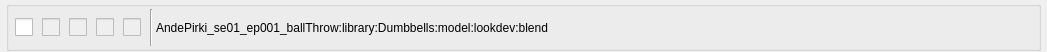
<?xml version="1.0" encoding="UTF-8"?>
<ui version="4.0">
 <class>Form</class>
 <widget class="QWidget" name="Form">
  <property name="geometry">
   <rect>
    <x>0</x>
    <y>0</y>
    <width>1047</width>
    <height>52</height>
   </rect>
  </property>
  <property name="sizePolicy">
   <sizepolicy hsizetype="MinimumExpanding" vsizetype="MinimumExpanding">
    <horstretch>0</horstretch>
    <verstretch>0</verstretch>
   </sizepolicy>
  </property>
  <layout class="QHBoxLayout" name="horizontalLayout">
   <property name="spacing">
    <number>1</number>
   </property>
   <property name="leftMargin">
    <number>6</number>
   </property>
   <property name="topMargin">
    <number>1</number>
   </property>
   <property name="rightMargin">
    <number>6</number>
   </property>
   <property name="bottomMargin">
    <number>1</number>
   </property>
   <item>
    <widget class="QGroupBox" name="groupBox">
     <property name="sizePolicy">
      <sizepolicy hsizetype="MinimumExpanding" vsizetype="MinimumExpanding">
       <horstretch>0</horstretch>
       <verstretch>0</verstretch>
      </sizepolicy>
     </property>
     <property name="minimumSize">
      <size>
       <width>0</width>
       <height>50</height>
      </size>
     </property>
     <property name="title">
      <string/>
     </property>
     <layout class="QHBoxLayout" name="horizontalLayout_2">
      <property name="spacing">
       <number>3</number>
      </property>
      <property name="leftMargin">
       <number>6</number>
      </property>
      <property name="topMargin">
       <number>2</number>
      </property>
      <property name="bottomMargin">
       <number>2</number>
      </property>
      <item>
       <widget class="QCheckBox" name="checkBoxStar">
        <property name="sizePolicy">
         <sizepolicy hsizetype="Fixed" vsizetype="Fixed">
          <horstretch>0</horstretch>
          <verstretch>0</verstretch>
         </sizepolicy>
        </property>
        <property name="focusPolicy">
         <enum>Qt::NoFocus</enum>
        </property>
        <property name="styleSheet">
         <string notr="true">QCheckBox::indicator {
 width: 18px;
 height: 18px;
}

QCheckBox::indicator:checked
{
  image: url(/home/shrinidhi/bin/gitHub/rbhus/etc/icons/ic_action_star_active.png);
}
QCheckBox::indicator:unchecked
{
  image: url(/home/shrinidhi/bin/gitHub/rbhus/etc/icons/ic_action_star_inactive.png);
}</string>
        </property>
        <property name="text">
         <string/>
        </property>
       </widget>
      </item>
      <item>
       <widget class="QCheckBox" name="checkBoxNotes">
        <property name="enabled">
         <bool>false</bool>
        </property>
        <property name="sizePolicy">
         <sizepolicy hsizetype="Fixed" vsizetype="Fixed">
          <horstretch>0</horstretch>
          <verstretch>0</verstretch>
         </sizepolicy>
        </property>
        <property name="focusPolicy">
         <enum>Qt::NoFocus</enum>
        </property>
        <property name="styleSheet">
         <string notr="true">QCheckBox::indicator {
 width: 18px;
 height: 18px;
}

QCheckBox::indicator:checked
{
  image: url(/home/shrinidhi/bin/gitHub/rbhus/etc/icons/notes_true.png);
}
QCheckBox::indicator:unchecked
{
  image: url(/home/shrinidhi/bin/gitHub/rbhus/etc/icons/notes_false.png);
}</string>
        </property>
        <property name="text">
         <string/>
        </property>
       </widget>
      </item>
      <item>
       <widget class="QCheckBox" name="checkBoxReview">
        <property name="enabled">
         <bool>false</bool>
        </property>
        <property name="sizePolicy">
         <sizepolicy hsizetype="Fixed" vsizetype="Fixed">
          <horstretch>0</horstretch>
          <verstretch>0</verstretch>
         </sizepolicy>
        </property>
        <property name="focusPolicy">
         <enum>Qt::NoFocus</enum>
        </property>
        <property name="styleSheet">
         <string notr="true">QCheckBox::indicator {
 width: 18px;
 height: 18px;
}

QCheckBox::indicator:checked
{
  image: url(/home/shrinidhi/bin/gitHub/rbhus/etc/icons/review_approved.png);
}
QCheckBox::indicator:indeterminate
{
  image: url(/home/shrinidhi/bin/gitHub/rbhus/etc/icons/review_inprogress.png);
}
QCheckBox::indicator:unchecked
{
  image: url(/home/shrinidhi/bin/gitHub/rbhus/etc/icons/review_notdone.png);
}</string>
        </property>
        <property name="text">
         <string/>
        </property>
        <property name="checked">
         <bool>false</bool>
        </property>
        <property name="tristate">
         <bool>true</bool>
        </property>
       </widget>
      </item>
      <item>
       <widget class="QCheckBox" name="checkBoxPublish">
        <property name="enabled">
         <bool>false</bool>
        </property>
        <property name="sizePolicy">
         <sizepolicy hsizetype="Fixed" vsizetype="Fixed">
          <horstretch>0</horstretch>
          <verstretch>0</verstretch>
         </sizepolicy>
        </property>
        <property name="focusPolicy">
         <enum>Qt::NoFocus</enum>
        </property>
        <property name="styleSheet">
         <string notr="true">QCheckBox::indicator {
 width: 18px;
 height: 18px;
}

QCheckBox::indicator:checked
{
  image: url(/home/shrinidhi/bin/gitHub/rbhus/etc/icons/published_true.png);
}
QCheckBox::indicator:unchecked
{
  image: url(/home/shrinidhi/bin/gitHub/rbhus/etc/icons/published_false.png);
}</string>
        </property>
        <property name="text">
         <string/>
        </property>
        <property name="checked">
         <bool>false</bool>
        </property>
        <property name="tristate">
         <bool>false</bool>
        </property>
       </widget>
      </item>
      <item>
       <widget class="QCheckBox" name="checkBoxVersion">
        <property name="enabled">
         <bool>false</bool>
        </property>
        <property name="sizePolicy">
         <sizepolicy hsizetype="Fixed" vsizetype="Fixed">
          <horstretch>0</horstretch>
          <verstretch>0</verstretch>
         </sizepolicy>
        </property>
        <property name="focusPolicy">
         <enum>Qt::NoFocus</enum>
        </property>
        <property name="styleSheet">
         <string notr="true">QCheckBox::indicator {
 width: 18px;
 height: 18px;
}

QCheckBox::indicator:checked
{
  image: url(/home/shrinidhi/bin/gitHub/rbhus/etc/icons/published_true.png);
}
QCheckBox::indicator:unchecked
{
  image: url(/home/shrinidhi/bin/gitHub/rbhus/etc/icons/published_false.png);
}</string>
        </property>
        <property name="text">
         <string/>
        </property>
        <property name="checked">
         <bool>false</bool>
        </property>
        <property name="tristate">
         <bool>false</bool>
        </property>
       </widget>
      </item>
      <item>
       <widget class="Line" name="line_2">
        <property name="orientation">
         <enum>Qt::Vertical</enum>
        </property>
       </widget>
      </item>
      <item>
       <widget class="QLabel" name="labelAsset">
        <property name="sizePolicy">
         <sizepolicy hsizetype="MinimumExpanding" vsizetype="Preferred">
          <horstretch>0</horstretch>
          <verstretch>0</verstretch>
         </sizepolicy>
        </property>
        <property name="text">
         <string>AndePirki_se01_ep001_ballThrow:library:Dumbbells:model:lookdev:blend</string>
        </property>
        <property name="textInteractionFlags">
         <set>Qt::NoTextInteraction</set>
        </property>
       </widget>
      </item>
      <item>
       <widget class="QWidget" name="widgetPreview" native="true">
        <property name="sizePolicy">
         <sizepolicy hsizetype="Maximum" vsizetype="MinimumExpanding">
          <horstretch>0</horstretch>
          <verstretch>0</verstretch>
         </sizepolicy>
        </property>
        <layout class="QHBoxLayout" name="horizontalLayoutPreview">
         <property name="sizeConstraint">
          <enum>QLayout::SetMaximumSize</enum>
         </property>
        </layout>
       </widget>
      </item>
     </layout>
    </widget>
   </item>
  </layout>
 </widget>
 <resources/>
 <connections/>
</ui>
